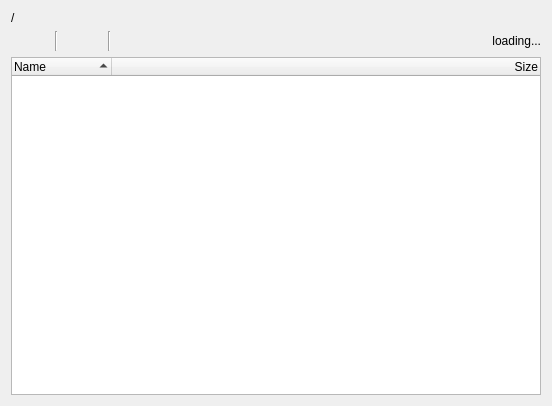
<?xml version="1.0" encoding="UTF-8"?>
<ui version="4.0">
 <class>DialogFileBrowser</class>
 <widget class="QDialog" name="DialogFileBrowser">
  <property name="geometry">
   <rect>
    <x>0</x>
    <y>0</y>
    <width>552</width>
    <height>406</height>
   </rect>
  </property>
  <property name="minimumSize">
   <size>
    <width>449</width>
    <height>354</height>
   </size>
  </property>
  <property name="windowTitle">
   <string>File Browser</string>
  </property>
  <property name="modal">
   <bool>false</bool>
  </property>
  <layout class="QGridLayout" name="gridLayout">
   <item row="0" column="0" colspan="9">
    <widget class="QLabel" name="labelPath">
     <property name="sizePolicy">
      <sizepolicy hsizetype="Expanding" vsizetype="Preferred">
       <horstretch>0</horstretch>
       <verstretch>0</verstretch>
      </sizepolicy>
     </property>
     <property name="text">
      <string>/</string>
     </property>
    </widget>
   </item>
   <item row="1" column="0">
    <widget class="QPushButton" name="buttonUp">
     <property name="maximumSize">
      <size>
       <width>16</width>
       <height>16</height>
      </size>
     </property>
     <property name="text">
      <string/>
     </property>
     <property name="icon">
      <iconset resource="resources.qrc">
       <normaloff>:/files/interfaceIcons/filesUp.png</normaloff>:/files/interfaceIcons/filesUp.png</iconset>
     </property>
     <property name="iconSize">
      <size>
       <width>16</width>
       <height>16</height>
      </size>
     </property>
     <property name="flat">
      <bool>true</bool>
     </property>
    </widget>
   </item>
   <item row="1" column="1">
    <widget class="QPushButton" name="buttonRefresh">
     <property name="enabled">
      <bool>true</bool>
     </property>
     <property name="maximumSize">
      <size>
       <width>16</width>
       <height>16</height>
      </size>
     </property>
     <property name="text">
      <string/>
     </property>
     <property name="icon">
      <iconset resource="resources.qrc">
       <normaloff>:/general/interfaceIcons/generalRefresh.png</normaloff>:/general/interfaceIcons/generalRefresh.png</iconset>
     </property>
     <property name="iconSize">
      <size>
       <width>16</width>
       <height>16</height>
      </size>
     </property>
     <property name="flat">
      <bool>true</bool>
     </property>
    </widget>
   </item>
   <item row="1" column="2">
    <widget class="Line" name="line_2">
     <property name="orientation">
      <enum>Qt::Vertical</enum>
     </property>
    </widget>
   </item>
   <item row="1" column="3">
    <widget class="QPushButton" name="buttonDownload">
     <property name="enabled">
      <bool>false</bool>
     </property>
     <property name="maximumSize">
      <size>
       <width>16</width>
       <height>16</height>
      </size>
     </property>
     <property name="text">
      <string/>
     </property>
     <property name="icon">
      <iconset resource="resources.qrc">
       <normaloff>:/files/interfaceIcons/filesDownload.png</normaloff>:/files/interfaceIcons/filesDownload.png</iconset>
     </property>
     <property name="iconSize">
      <size>
       <width>16</width>
       <height>16</height>
      </size>
     </property>
     <property name="flat">
      <bool>true</bool>
     </property>
    </widget>
   </item>
   <item row="1" column="4">
    <widget class="QPushButton" name="buttonUpload">
     <property name="enabled">
      <bool>true</bool>
     </property>
     <property name="sizePolicy">
      <sizepolicy hsizetype="Fixed" vsizetype="Fixed">
       <horstretch>0</horstretch>
       <verstretch>0</verstretch>
      </sizepolicy>
     </property>
     <property name="maximumSize">
      <size>
       <width>16</width>
       <height>16</height>
      </size>
     </property>
     <property name="text">
      <string/>
     </property>
     <property name="icon">
      <iconset resource="resources.qrc">
       <normaloff>:/files/interfaceIcons/filesUpload.png</normaloff>:/files/interfaceIcons/filesUpload.png</iconset>
     </property>
     <property name="iconSize">
      <size>
       <width>16</width>
       <height>16</height>
      </size>
     </property>
     <property name="flat">
      <bool>true</bool>
     </property>
    </widget>
   </item>
   <item row="1" column="5">
    <widget class="Line" name="line">
     <property name="orientation">
      <enum>Qt::Vertical</enum>
     </property>
    </widget>
   </item>
   <item row="1" column="6">
    <widget class="QPushButton" name="buttonDelete">
     <property name="enabled">
      <bool>false</bool>
     </property>
     <property name="maximumSize">
      <size>
       <width>16</width>
       <height>16</height>
      </size>
     </property>
     <property name="text">
      <string/>
     </property>
     <property name="icon">
      <iconset resource="resources.qrc">
       <normaloff>:/files/interfaceIcons/filesDelete.png</normaloff>:/files/interfaceIcons/filesDelete.png</iconset>
     </property>
     <property name="iconSize">
      <size>
       <width>16</width>
       <height>16</height>
      </size>
     </property>
     <property name="flat">
      <bool>true</bool>
     </property>
    </widget>
   </item>
   <item row="1" column="7">
    <spacer name="horizontalSpacer_3">
     <property name="orientation">
      <enum>Qt::Horizontal</enum>
     </property>
     <property name="sizeType">
      <enum>QSizePolicy::MinimumExpanding</enum>
     </property>
     <property name="sizeHint" stdset="0">
      <size>
       <width>100</width>
       <height>20</height>
      </size>
     </property>
    </spacer>
   </item>
   <item row="1" column="8">
    <widget class="QLabel" name="label">
     <property name="sizePolicy">
      <sizepolicy hsizetype="Fixed" vsizetype="Preferred">
       <horstretch>0</horstretch>
       <verstretch>0</verstretch>
      </sizepolicy>
     </property>
     <property name="minimumSize">
      <size>
       <width>100</width>
       <height>0</height>
      </size>
     </property>
     <property name="text">
      <string>loading...</string>
     </property>
     <property name="alignment">
      <set>Qt::AlignRight|Qt::AlignTrailing|Qt::AlignVCenter</set>
     </property>
    </widget>
   </item>
   <item row="2" column="0" colspan="9">
    <widget class="QTreeWidget" name="treeWidget">
     <property name="rootIsDecorated">
      <bool>true</bool>
     </property>
     <property name="sortingEnabled">
      <bool>true</bool>
     </property>
     <property name="columnCount">
      <number>2</number>
     </property>
     <column>
      <property name="text">
       <string>Name</string>
      </property>
     </column>
     <column>
      <property name="text">
       <string>Size</string>
      </property>
      <property name="textAlignment">
       <set>AlignTrailing|AlignVCenter</set>
      </property>
     </column>
    </widget>
   </item>
  </layout>
 </widget>
 <resources>
  <include location="resources.qrc"/>
 </resources>
 <connections/>
</ui>
